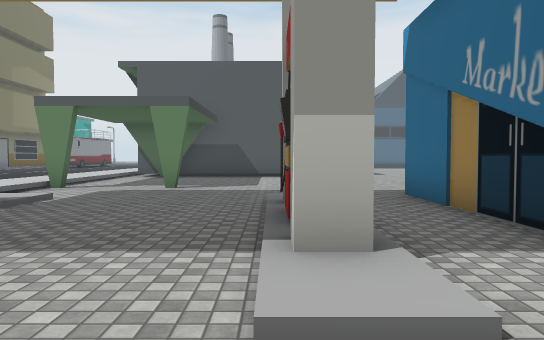
[1] (above)

24 first-person views from a walk through a 3-D level made in the Unity game engine. The camera is 1.4 m above the floor, tilts 2° down and sees 70° across. The floor is counted in squares, 2 m on a side. Each view is taken from the middle of a square. On the plan, view 1 faces up. The plan holds only what a view shows up to about 11 squares ahead; the rest is blank. The place goes on beyond the plan. Some surface patterns are stand-ins.

[2]
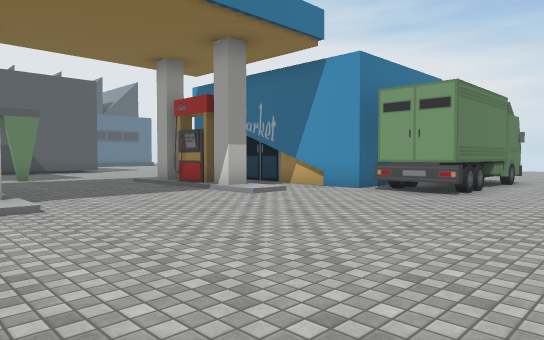

[3]
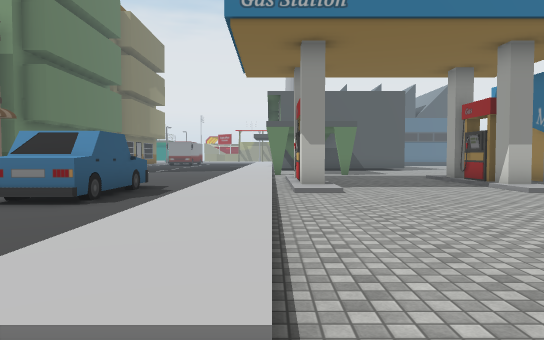

[4]
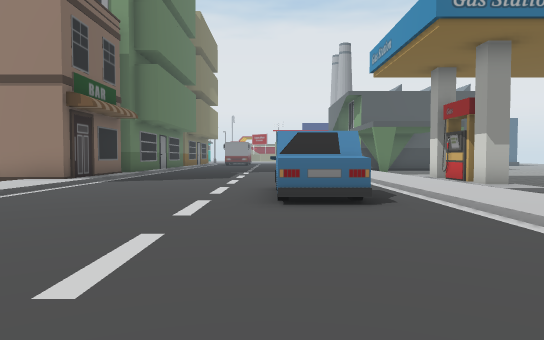

[5]
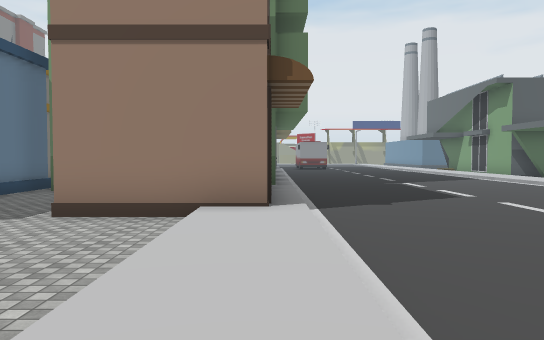

[6]
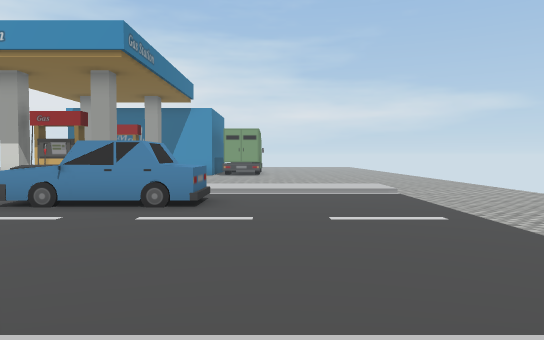

[7]
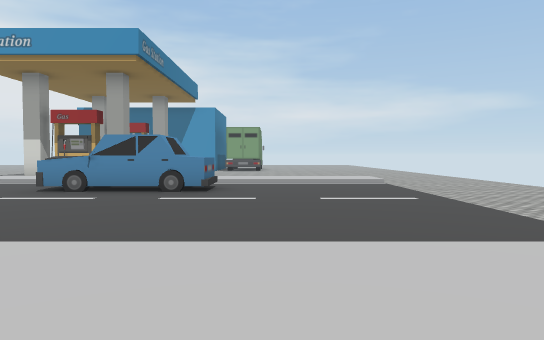

[8]
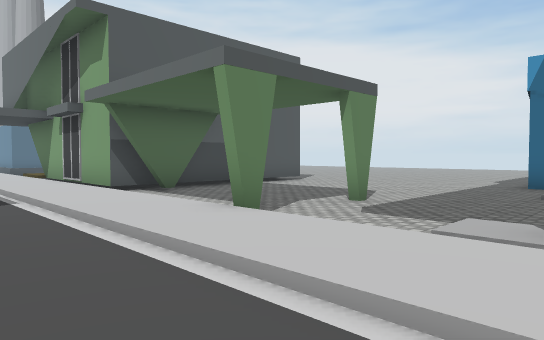

[9]
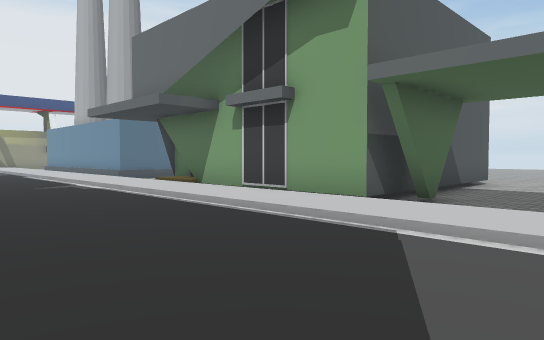

[10]
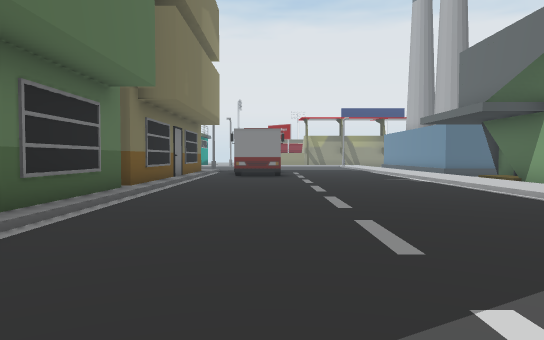

[11]
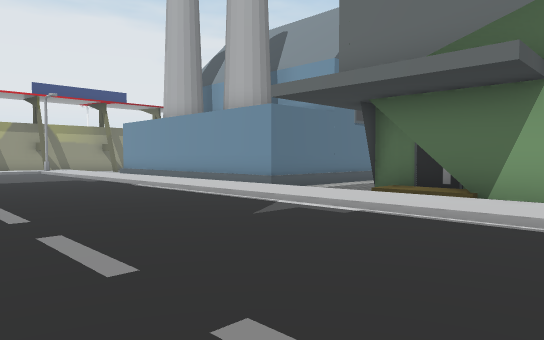

[12]
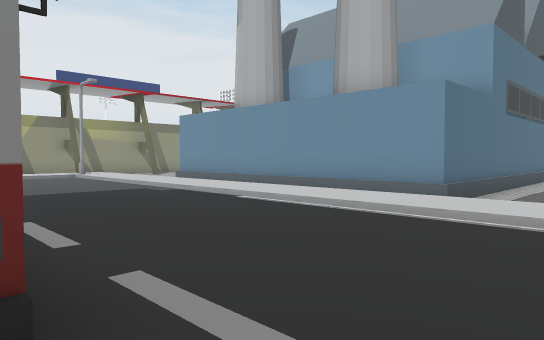

[13]
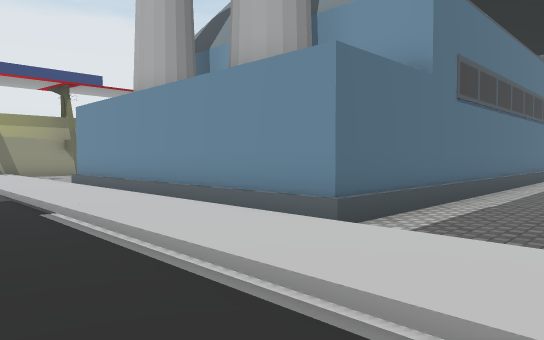

[14]
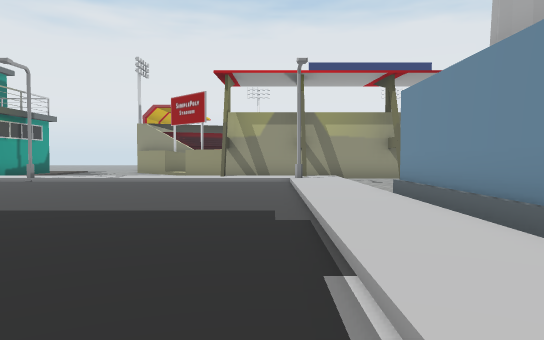

[15]
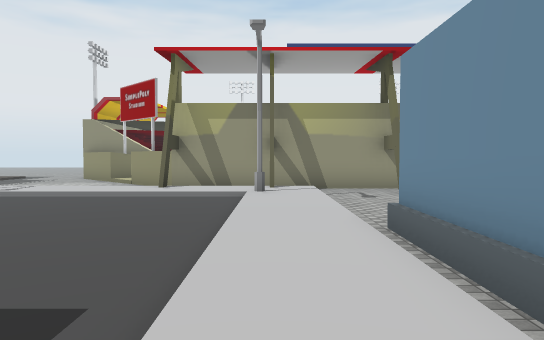

[16]
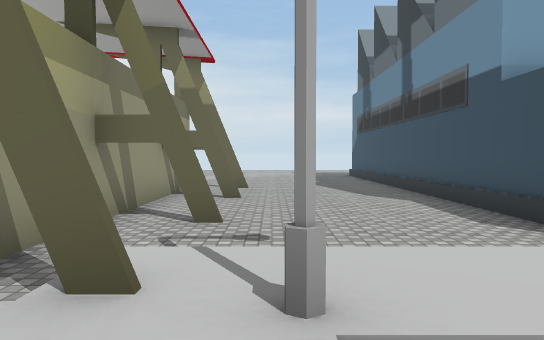

[17]
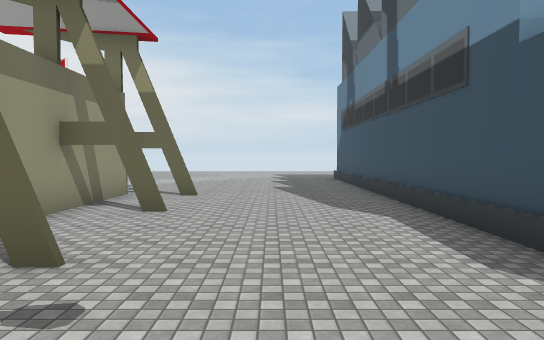

[18]
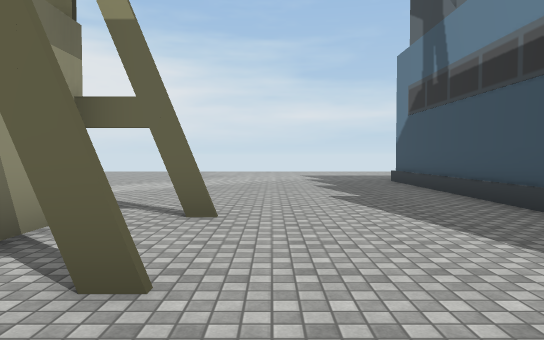

[19]
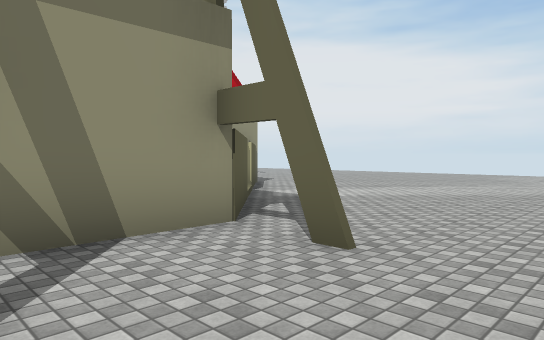

[20]
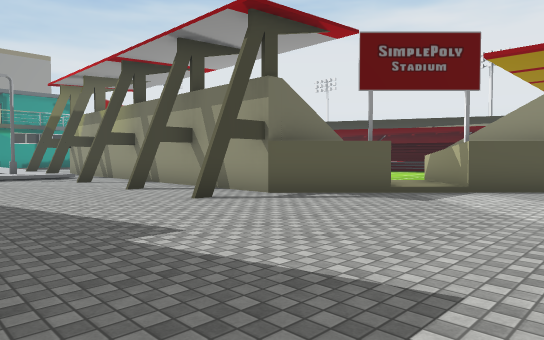

[21]
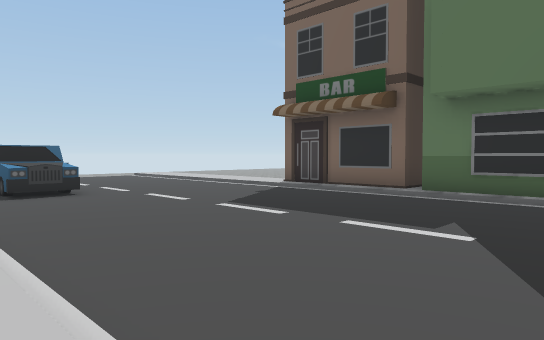

[22]
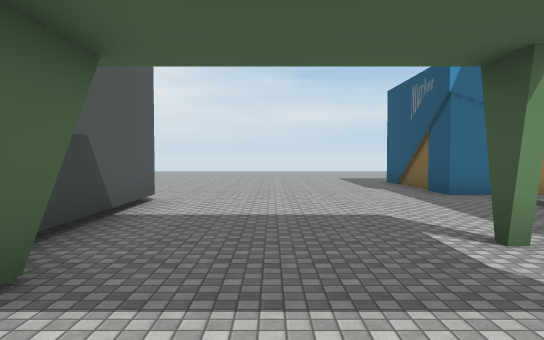

[23]
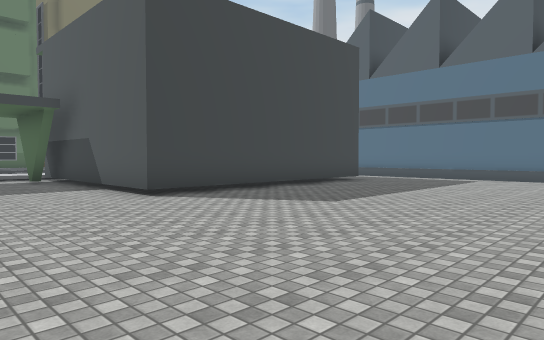

[24]
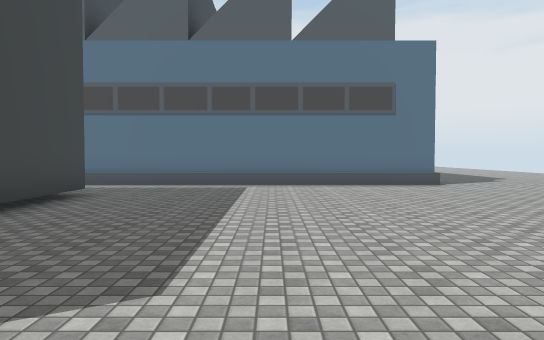

### Floor plan
Key: @ floor where view 1 was taken; # wall or solid block; . main floor; : floor 0.25 m higher than the main floor; / step, stairs or slope; C container; A car; B building; S streetlight; O other object.
Columns run from 18 left of view 1 to 8 right of it. Each row starts with its distance up from view 1.
 39                       ##...
 38                      ##....
 37          #############.....
 36             ...............
 35       ::::#:#/.#..#..#.....
 34     S ::::::S/.............
 33     ........:/.............
 32      .......:/.............
 31      .......:/.............
 30       ......:/BBBBBBBBBBBBB
 29        .....:/B BB
 28        .....:/BBBB
 27         ....:/B B
 26         ....:/B
 25         ....:/B BBB
 24         ....:/BBBBB  B
 23         ....:/BBBBBBBBBBBBB
 22        O....:/.............
 21         ....:/.............
 20        .....:/#    #.......
 19     B.......:/#    #.......
 18     B.......:/#    #.......
 17     B.......:/#    #.......
 16      .......:/#    #......
 15     B.......:/#    #......
 14     B.......:/######......
 13     B.......:/##...........
 12     B.......:/.............
 11     B.......:/............
 10     B.......:/........... .
  9     B.......:#..#.......
  8     B.......:/..........
  7    ##.......:/.......###
  6     #.......:/:...//.#
  5     #.......:/#.../#.#
  4 .####.......:/#...##.#
  3 .../:.......:/#...#/.#
  2  ../:....AA.:/:...//.#
  1   ./:....AA.:/.......##
  0   ./:....AA.:/....@..CC
 -1    /:.......:/.......CCCC..
 -2   ./:.......:/.............
 -3    /:.......:/........
 -4     :.......:/...
 -5       .........
 -6        ........
 -7          ......
 -8           .....

Where each view was taken, in squares from view 1:
view 1: 0 up, 0 right, facing up
view 2: 4 down, 5 left, facing up-right
view 3: 6 down, 5 left, facing up
view 4: 6 down, 9 left, facing up
view 5: 2 down, 14 left, facing up
view 6: 2 down, 15 left, facing right
view 7: 2 down, 16 left, facing right
view 8: 5 up, 8 left, facing up-right
view 9: 10 up, 10 left, facing up-right
view 10: 8 up, 11 left, facing up
view 11: 16 up, 11 left, facing up-right
view 12: 20 up, 11 left, facing up-right
view 13: 20 up, 8 left, facing up-right
view 14: 23 up, 7 left, facing up
view 15: 26 up, 6 left, facing up
view 16: 34 up, 8 left, facing right
view 17: 33 up, 6 left, facing right
view 18: 34 up, 2 left, facing right
view 19: 33 up, 0 right, facing up-right
view 20: 31 up, 8 right, facing up-left
view 21: 11 up, 6 left, facing down-left
view 22: 11 up, 6 left, facing right
view 23: 10 up, 8 right, facing up-left
view 24: 13 up, 5 right, facing up
